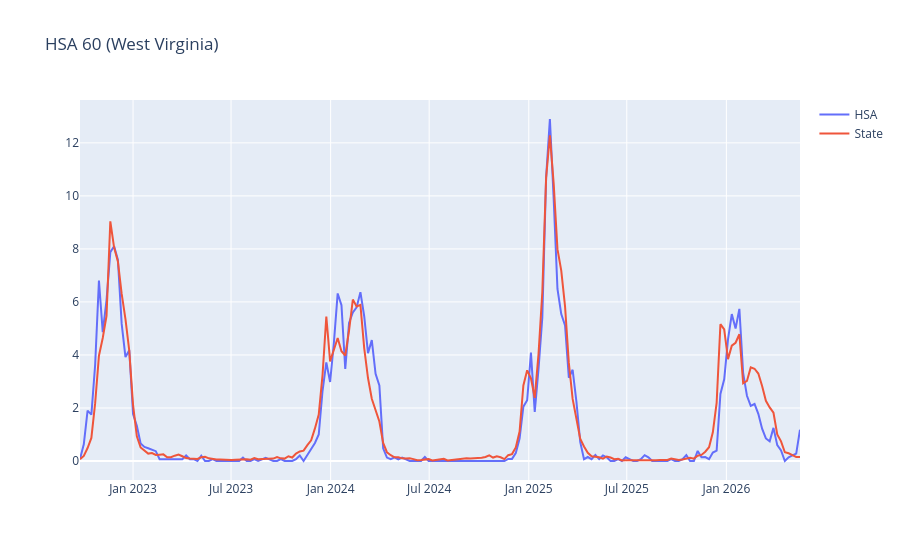

Notebook code for this chart:
### Code cell
hsa_list = df["hsa_id"].values
chosen_id = random.choice(hsa_list)

hsa_display = df[df['hsa_id'] == chosen_id]

dates = hsa_display["time_value"].values
hsa_curve = hsa_display["hsa_value"].values
state_curve = hsa_display["state_value"].values

fig = go.Figure()
fig.add_trace(go.Scatter(x=dates, y=hsa_curve, name='HSA'))
fig.add_trace(go.Scatter(x=dates, y=state_curve, name='State'))
fig.update_layout(title=f"HSA {chosen_id} ({hsa_display['state'].iloc[0]})")
fig.show()

### Figure 1 — Plotly figure (JSON) as saved in the notebook; plotly's stock layout.template omitted (floating-point values rounded to 4 significant figures; data arrays with more than 128 entries replaced by an {"elided": "..."} marker saying what was removed)
{"data": [{"name": "HSA", "type": "scatter", "x": {"elided": "191 str values"}, "y": {"elided": "191 float values"}}, {"name": "State", "type": "scatter", "x": {"elided": "191 str values"}, "y": {"elided": "191 float values"}}], "layout": {"title": {"text": "HSA 60 (West Virginia)"}}}
